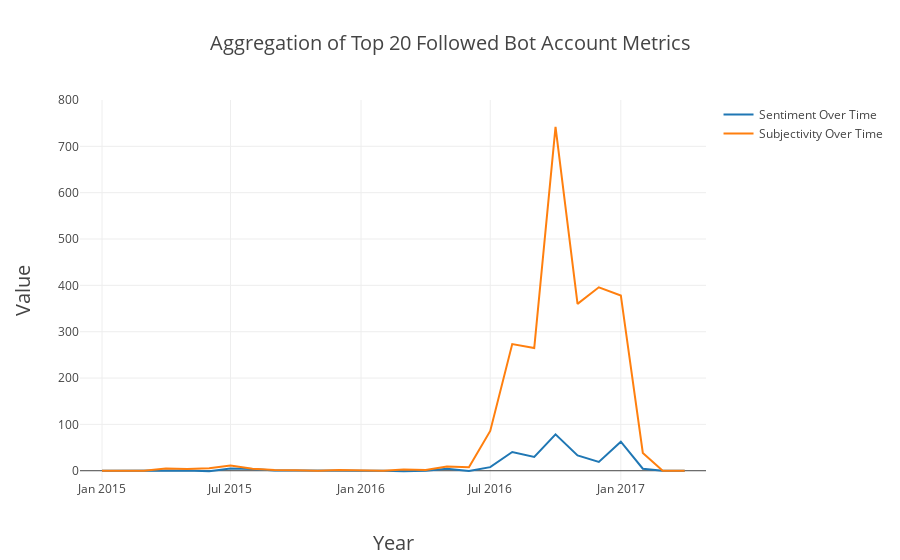

Write notebook code for a chart like this one.
### Markdown cell above
## Combined Graphs

### Code cell
trace0 = Scatter(
    name = "Sentiment Over Time",
    x=tweetsent.Date,
    y=tweetsent.Sentiment)

trace1 = Scatter(
    name = "Subjectivity Over Time",
    x=tweetsent.Date,
    y=tweetsent.Subjectivity)

data = Data([trace0, trace1])

layout = Layout(
    title = "Aggregation of Top 20 Followed Bot Account Metrics",
    yaxis=dict(
        title='Value',
        range=[-20, 800],
        titlefont=dict(
            size=20,
        )
    ),
   
    xaxis = dict(
        title='Year',
        range = ['2014-12','2017-5'],
        titlefont=dict(
            size=20,
        )
    )
)
fig = Figure(data=data, layout=layout)
fig['layout'].update(titlefont=dict(size=20))
iplot(fig)

### Figure 1 — Plotly figure (JSON) as saved in the notebook; plotly's stock layout.template omitted (floating-point values rounded to 4 significant figures)
{"data": [{"name": "Sentiment Over Time", "type": "scatter", "x": ["2015-01", "2015-02", "2015-03", "2015-04", "2015-05", "2015-06", "2015-07", "2015-08", "2015-09", "2015-10", "2015-11", "2015-12", "2016-01", "2016-02", "2016-03", "2016-04", "2016-05", "2016-06", "2016-07", "2016-08", "2016-09", "2016-10", "2016-11", "2016-12", "2017-01", "2017-02", "2017-03", "2017-04"], "y": [0, 0, 0, 1.575, 0.2477, -1.15, 4.93, 3.486, 0.55, 0.7, 0, -0.2833, 0, 0, -1.358, -0.15, 4.08, -0.3143, 7.736, 40.51, 29.59, 78.48, 33.04, 19.01, 62.57, 4.402, 0, 0]}, {"name": "Subjectivity Over Time", "type": "scatter", "x": ["2015-01", "2015-02", "2015-03", "2015-04", "2015-05", "2015-06", "2015-07", "2015-08", "2015-09", "2015-10", "2015-11", "2015-12", "2016-01", "2016-02", "2016-03", "2016-04", "2016-05", "2016-06", "2016-07", "2016-08", "2016-09", "2016-10", "2016-11", "2016-12", "2017-01", "2017-02", "2017-03", "2017-04"], "y": [0, 0, 0, 4.775, 3.776, 5.383, 11.39, 4.352, 1.633, 1, 0, 1.317, 0, 0, 2.867, 1.65, 9.23, 7.644, 85.84, 273.4, 264.6, 742.1, 360.0, 395.8, 378.2, 38.24, 0, 0]}], "layout": {"title": "Aggregation of Top 20 Followed Bot Account Metrics", "titlefont": {"size": 20}, "xaxis": {"range": ["2014-12", "2017-5"], "title": "Year", "titlefont": {"size": 20}}, "yaxis": {"range": [-20, 800], "title": "Value", "titlefont": {"size": 20}}}}
